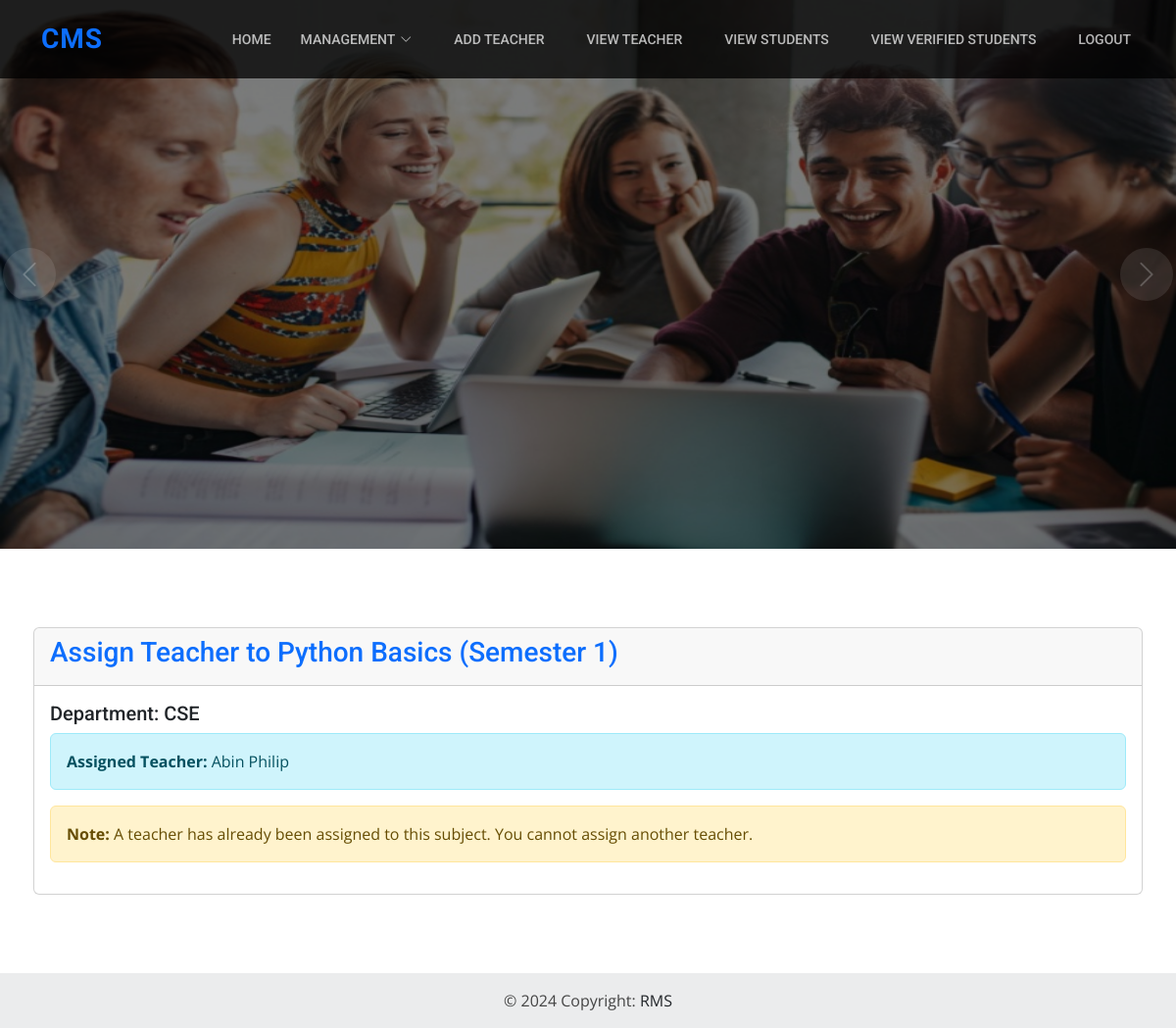
Screenshot of /adminapp/admin_assign_teachers/1 with the database file from the repository.
### adminapp/models.py (models this page shows)
class Subject(models.Model):
    department_id=models.ForeignKey(Department,on_delete=models.CASCADE)
    semester=models.CharField(max_length=30)
    subject=models.CharField(max_length=30)

class Department(models.Model):
    dept_name=models.CharField(max_length=30)

class Teacher(models.Model):
    teacher_id=models.ForeignKey(User, on_delete=models.CASCADE)
    department_id=models.ForeignKey(Department,on_delete=models.CASCADE)
    address = models.CharField(max_length=255)
    phone_number = models.IntegerField()
    salary=models.IntegerField()
    experience=models.IntegerField()

class User(AbstractUser):
    usertype = models.CharField(max_length=50)

### adminapp/views.py (the view, shortened to what this page needs)
# urls.py: path('admin_assign_teachers/<int:subject_id>',assign_teacher_to_subject,name='admin_assign_teachers'),
def assign_teacher_to_subject(request, subject_id):
    subject = Subject.objects.get(id=subject_id)
    teachers = Teacher.objects.filter(department_id=subject.department_id)
    assigned_teacher_subject = TeacherSubject.objects.filter(subject=subject).first()
    assigned_teacher = assigned_teacher_subject.teacher if assigned_teacher_subject else None
    return render(request, 'admin/assign_teacher_to_subject.html', {
        'subject': subject,
        'teachers': teachers,
        'assigned_teacher': assigned_teacher
    })

### adminapp/templates/admin/assign_teacher_to_subject.html
{% extends 'admin/shared/base.html' %}
{% load static %}
{% block content %}
<div class="card">
    <div class="card-header">
        <h3 class="text-primary">Assign Teacher to {{ subject.subject }} ({{ subject.semester }})</h3>
    </div>
    <div class="card-body">
        <h5>Department: {{ subject.department_id.dept_name }}</h5>
        {% if assigned_teacher %}
            <div class="alert alert-info">
                <strong>Assigned Teacher:</strong> {{ assigned_teacher.teacher_id.first_name }} {{ assigned_teacher.teacher_id.last_name }}
            </div>
        {% endif %}
        {% if not assigned_teacher %}
            <form method="POST">
                {% csrf_token %}
                <div class="form-group">
                    <label for="teacher">Select Teacher:</label>
                    <select name="teacher_id" class="form-control" required>
                        <option value="">Choose a teacher</option>
                        {% for teacher in teachers %}
                            <option value="{{ teacher.id }}">{{ teacher.teacher_id.first_name }} {{ teacher.teacher_id.last_name }}</option>
                        {% endfor %}
                    </select>
                </div>
                <button type="submit" class="btn btn-success mt-3">Assign Teacher</button>
            </form>
        {% else %}
            <div class="alert alert-warning mt-3">
                <strong>Note:</strong> A teacher has already been assigned to this subject. You cannot assign another teacher.
            </div>
        {% endif %}
    </div>
</div>
{% endblock content %}

### static/assets/css/style.css (style rules this page uses)
body { font-family: "Open Sans", sans-serif; color: #444444; }
h1, h2, h3, h4, h5, h6 { font-family: "Roboto", sans-serif; }

### rows the page displays
Subject: subject "Python Basics", semester "Semester 1", department_id.dept_name "CSE"
Teacher: teacher_id.first_name "Abin", teacher_id.last_name "Philip"
